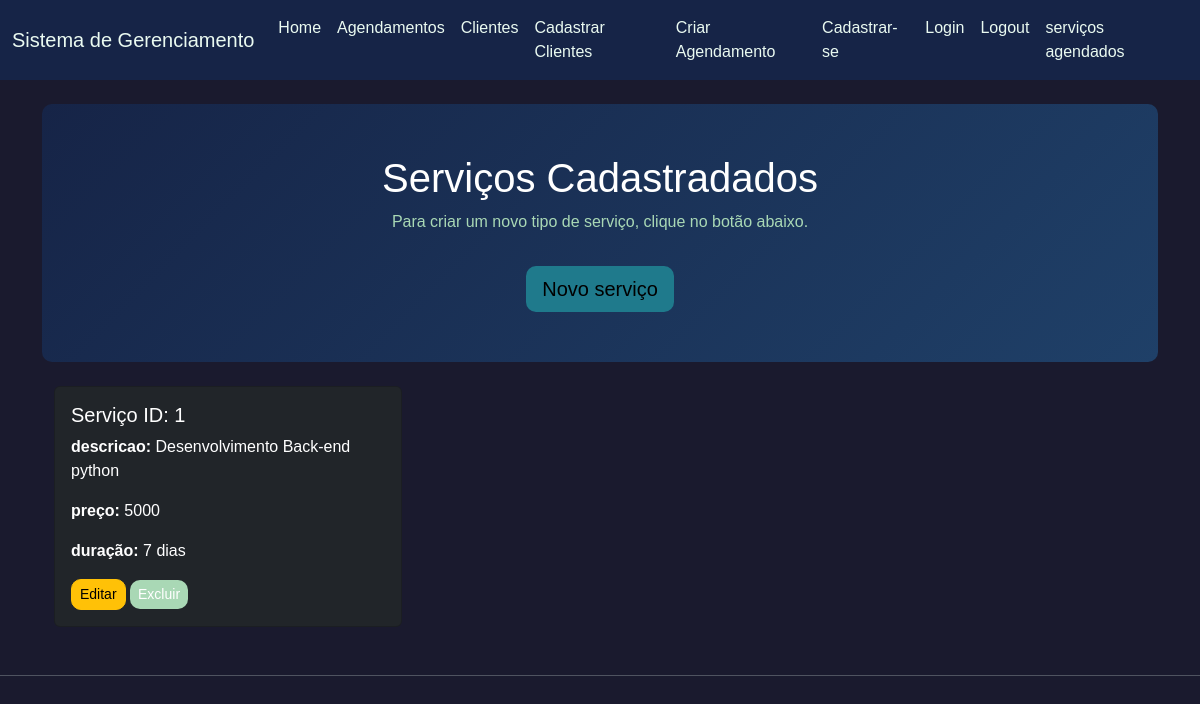
The page /serv-agendado (signed in) on the database its author committed.
### app_servicos.py (models this page shows)
class Servico(db.Model):
    id = db.Column(db.Integer, primary_key=True)
    descricao = db.Column(db.String(length=50), nullable=False, unique=True)
    preco = db.Column(db.Integer, nullable=False)
    duracao = db.Column(db.String(length=50), nullable=False)
    user_id = db.Column(db.Integer, db.ForeignKey('usu.id'), nullable=False)  # Adiciona a referência
    user = db.relationship('Usu', backref=db.backref('agend_servico', lazy=True))

### app_servicos.py (the view)
@app.route("/serv-agendado")
@login_required
def Servico_agendamento():
  agend = Servico.query.filter_by(user_id=current_user.id).all()
  return render_template("servicos-cadastrados.html",agend=agend)

### app_servicos.py (called while the page is built)
@login_manager.user_loader
def load_user(user_id):
    return Usu.query.get(int(user_id))

### templates/servicos-cadastrados.html (shortened to what this page needs)
{% extends "base.html" %}
{% block contexto %}
<div class="hero">
    <h1 style="color: white;">Serviços Cadastradados </h1>
    <p>Para criar um novo tipo de serviço, clique no botão abaixo.</p>
    <a href="{{ url_for('servico_page') }}" class="btn btn-info btn-lg mt-3">Novo serviço</a>
</div>
<div class="container mt-4">
    <div class="row">
        {% for clie in agend %}
        <div class="col-md-4 mb-4">
            <div class="card text-white bg-dark">
                <div class="card-body">
                    <h5 class="card-title">Serviço ID: {{ clie.id }}</h5>
                    <p class="card-text"><strong>descricao:</strong> {{ clie.descricao }}</p>
                    <p class="card-text"><strong>preço:</strong> {{ clie.preco }}</p>
                    <p class="card-text"><strong>duração:</strong> {{ clie.duracao }}</p>
                        <a href="#" class="btn btn-warning btn-sm">Editar</a>
                        <form action="#" method="POST" style="display:inline;">
                            <button type="submit" class="btn btn-danger btn-sm" onclick="return confirm('Tem certeza que deseja excluir este Serviço?')">Excluir</button>
                        </form>
                    </div>
                </div>
            </div>
        </div>
        {% endfor %}
    </div>
</div>
<hr>
{% endblock %}

### templates/base.html (style rules this page uses)
body { background-color: #1a1a2e; color: #eafaf1; font-family: Arial, sans-serif; margin: 0; padding: 0; }
.hero { background: linear-gradient(135deg, #162447, #1f4068); padding: 50px 20px; text-align: center; border-radius: 10px; margin-bottom: 20px; color: #eafaf1; }
.hero h1 { color: #1f7a8c; }
.hero p { color: #a9d8b5; }
.form-control, .btn { border-radius: 10px; }
.btn-info { background-color: #1f7a8c; border: none; }
.btn-danger { background-color: #a9d8b5; border: none; }
a { text-decoration: none; }

### rows shown on the page
Servico: id "1", descricao "Desenvolvimento Back-end python", preco "5000", duracao "7 dias"
